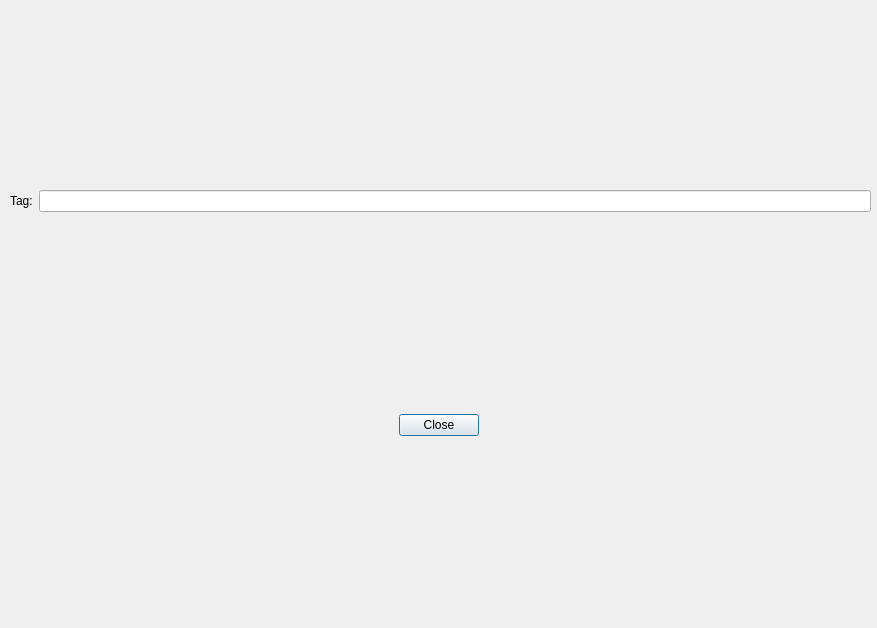
<?xml version="1.0" encoding="UTF-8"?>
<ui version="4.0">
 <class>TagViewDialog</class>
 <widget class="QDialog" name="TagViewDialog">
  <property name="windowModality">
   <enum>Qt::WindowModal</enum>
  </property>
  <property name="geometry">
   <rect>
    <x>0</x>
    <y>0</y>
    <width>877</width>
    <height>628</height>
   </rect>
  </property>
  <property name="windowTitle">
   <string>Tag</string>
  </property>
  <property name="modal">
   <bool>true</bool>
  </property>
  <layout class="QVBoxLayout" name="verticalLayout">
   <property name="leftMargin">
    <number>3</number>
   </property>
   <property name="topMargin">
    <number>3</number>
   </property>
   <property name="rightMargin">
    <number>3</number>
   </property>
   <property name="bottomMargin">
    <number>3</number>
   </property>
   <item>
    <widget class="QWidget" name="tagNameWidget" native="true">
     <property name="sizePolicy">
      <sizepolicy hsizetype="Expanding" vsizetype="Fixed">
       <horstretch>0</horstretch>
       <verstretch>0</verstretch>
      </sizepolicy>
     </property>
     <layout class="QFormLayout" name="formLayout">
      <property name="leftMargin">
       <number>7</number>
      </property>
      <property name="rightMargin">
       <number>3</number>
      </property>
      <item row="0" column="0">
       <widget class="QLabel" name="label">
        <property name="text">
         <string>Tag:</string>
        </property>
       </widget>
      </item>
      <item row="0" column="1">
       <widget class="QLineEdit" name="tagNameBox">
        <property name="readOnly">
         <bool>true</bool>
        </property>
       </widget>
      </item>
     </layout>
    </widget>
   </item>
   <item>
    <widget class="QWidget" name="buttonWidget" native="true">
     <property name="sizePolicy">
      <sizepolicy hsizetype="Expanding" vsizetype="Fixed">
       <horstretch>0</horstretch>
       <verstretch>0</verstretch>
      </sizepolicy>
     </property>
     <layout class="QHBoxLayout" name="horizontalLayout">
      <item>
       <spacer name="horizontalSpacer">
        <property name="orientation">
         <enum>Qt::Horizontal</enum>
        </property>
        <property name="sizeHint" stdset="0">
         <size>
          <width>368</width>
          <height>20</height>
         </size>
        </property>
       </spacer>
      </item>
      <item>
       <widget class="QPushButton" name="closeBtn">
        <property name="sizePolicy">
         <sizepolicy hsizetype="Fixed" vsizetype="Fixed">
          <horstretch>0</horstretch>
          <verstretch>0</verstretch>
         </sizepolicy>
        </property>
        <property name="text">
         <string>Close</string>
        </property>
       </widget>
      </item>
      <item>
       <spacer name="horizontalSpacer_2">
        <property name="orientation">
         <enum>Qt::Horizontal</enum>
        </property>
        <property name="sizeHint" stdset="0">
         <size>
          <width>368</width>
          <height>20</height>
         </size>
        </property>
       </spacer>
      </item>
     </layout>
    </widget>
   </item>
  </layout>
 </widget>
 <resources/>
 <connections/>
</ui>
